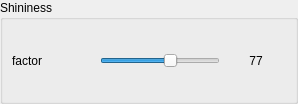
    <widget class="QGroupBox" name="groupBox_10" >
     <property name="geometry" >
      <rect>
       <x>310</x>
       <y>120</y>
       <width>298</width>
       <height>104</height>
      </rect>
     </property>
     <property name="title" >
      <string>Shininess</string>
     </property>
     <layout class="QGridLayout" >
      <property name="margin" >
       <number>9</number>
      </property>
      <property name="spacing" >
       <number>6</number>
      </property>
      <item row="0" column="0" >
       <layout class="QVBoxLayout" >
        <property name="margin" >
         <number>0</number>
        </property>
        <property name="spacing" >
         <number>6</number>
        </property>
        <item>
         <layout class="QHBoxLayout" >
          <property name="margin" >
           <number>0</number>
          </property>
          <property name="spacing" >
           <number>6</number>
          </property>
          <item>
           <widget class="QLabel" name="textLabel1_50" >
            <property name="sizePolicy" >
             <sizepolicy>
              <hsizetype>0</hsizetype>
              <vsizetype>0</vsizetype>
              <horstretch>0</horstretch>
              <verstretch>0</verstretch>
             </sizepolicy>
            </property>
            <property name="minimumSize" >
             <size>
              <width>80</width>
              <height>25</height>
             </size>
            </property>
            <property name="maximumSize" >
             <size>
              <width>220</width>
              <height>25</height>
             </size>
            </property>
            <property name="text" >
             <string>factor</string>
            </property>
           </widget>
          </item>
          <item>
           <widget class="QSlider" name="shininess_factor_slider" >
            <property name="sizePolicy" >
             <sizepolicy>
              <hsizetype>0</hsizetype>
              <vsizetype>0</vsizetype>
              <horstretch>0</horstretch>
              <verstretch>0</verstretch>
             </sizepolicy>
            </property>
            <property name="minimumSize" >
             <size>
              <width>120</width>
              <height>21</height>
             </size>
            </property>
            <property name="maximumSize" >
             <size>
              <width>120</width>
              <height>21</height>
             </size>
            </property>
            <property name="minimum" >
             <number>0</number>
            </property>
            <property name="maximum" >
             <number>128</number>
            </property>
            <property name="pageStep" >
             <number>1</number>
            </property>
            <property name="value" >
             <number>77</number>
            </property>
            <property name="sliderPosition" >
             <number>77</number>
            </property>
            <property name="orientation" >
             <enum>Qt::Horizontal</enum>
            </property>
            <property name="tickInterval" >
             <number>1</number>
            </property>
           </widget>
          </item>
          <item>
           <widget class="QLabel" name="shininess_factor_label" >
            <property name="sizePolicy" >
             <sizepolicy>
              <hsizetype>0</hsizetype>
              <vsizetype>0</vsizetype>
              <horstretch>0</horstretch>
              <verstretch>0</verstretch>
             </sizepolicy>
            </property>
            <property name="minimumSize" >
             <size>
              <width>60</width>
              <height>25</height>
             </size>
            </property>
            <property name="maximumSize" >
             <size>
              <width>60</width>
              <height>25</height>
             </size>
            </property>
            <property name="text" >
             <string>77</string>
            </property>
            <property name="alignment" >
             <set>Qt::AlignCenter</set>
            </property>
           </widget>
          </item>
         </layout>
        </item>
       </layout>
      </item>
     </layout>
    </widget>
